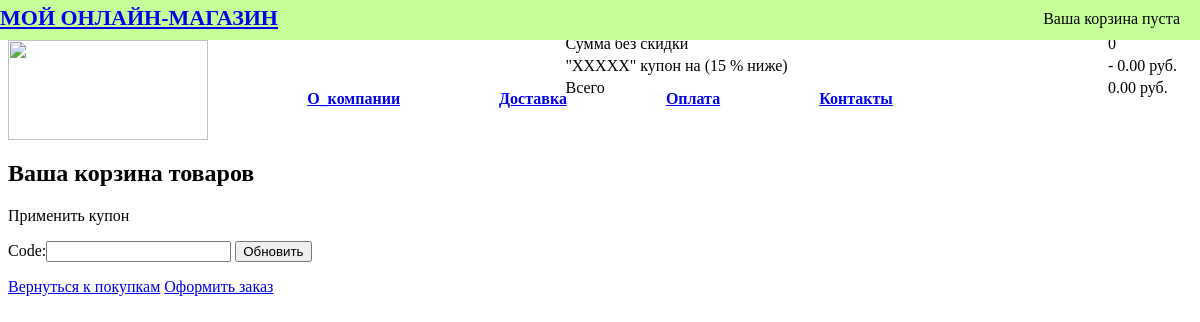
The page /cart/ (signed in) on the database as committed earlier.
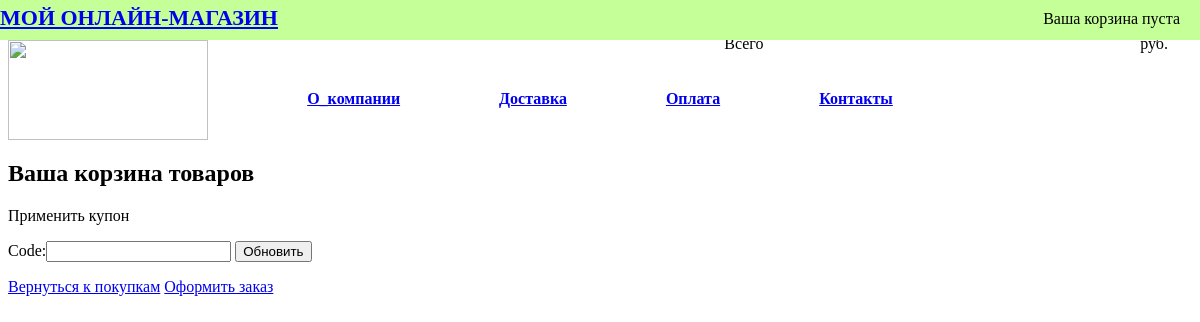
The same page on the database as committed later.
### cupons/models.py (models this page shows, shortened)
class Cupon(models.Model):
    class Meta():
        verbose_name_plural = "Купоны"
        verbose_name = "Купон"
    code = models.CharField(max_length=50, unique=True, verbose_name="Код")
    valid_from = models.DateTimeField()
    valid_to = models.DateTimeField()
    discount = models.IntegerField(validators=[MinValueValidator(0), MaxValueValidator(100)])
    active = models.BooleanField()

### cart/views.py (the view)
def cart_detail(request):
    cart = Cart(request)
    for item in cart:
        item['update_quantity_form'] = CartAddProductForm(
            initial={
                'quantity': item['quantity'],
                'update': True
            })
    cupon_apply_form = CuponApllyForm()
    return render(request, 'cart/detail.html',
                  {'cart': cart, 'cupon_apply_form': cupon_apply_form})

### cupons/forms.py
class CuponApllyForm(forms.Form):
    code = forms.CharField()

### cart/cart.py (called while the page is built)
    def __iter__(self):
        product_ids = self.cart.keys()
        products = Products.objects.filter(id__in=product_ids)
        for product in products:
            self.cart[str(product.id)]['product'] = product
        for item in self.cart.values():
            item['price'] = Decimal(item['price'])
            item['total_price'] = item['price'] * item['quantity']
            yield item

    @property
    def cupon(self):
        if self.cupon_id:
            return Cupon.objects.get(id=self.cupon_id)
        return None

    def get_discount(self):
        if self.cupon:
            return (self.cupon.discount / Decimal('100')) * self.get_total_price()
        return Decimal('0')

    def get_total_price_after_discount(self):
        return self.get_total_price() - self.get_discount()

    def __len__(self):
        return sum(item['quantity'] for item in self.cart.values())

    def get_total_price(self):
        return sum(Decimal(item['price']) * item['quantity'] for item in self.cart.values())

### cart/context_processors.py (called while the page is built)
def cart(request):
    return {'cart': Cart(request)}

### cart/templates/cart/detail.html (shortened to what this page needs)
{% extends "catalog/base.html" %}
{% block content %}
  <h1>Ваша корзина товаров</h1>
  <table class="cart">
    <thead>
      <tr>
        <th>Изображение</th>
        <th>Продукт</th>
        <th>Количество</th>
        <th>Удалить</th>
        <th>Полная цена</th>
        <th>Цена</th>
      </tr>
    </thead>
    <tbody>
      {% if cart.cupon %}
          <tr class="subtotal">
            <td>Сумма без скидки</td>
            <td colspan="4"></td>
            <td>{{ cart.get_total_price }}</td>
          </tr>
          <tr>
            <td>
              "{{ cart.cupon.code }}" купон на ({{ cart.cupon.discount }} % ниже)
            </td>
            <td colspan="4"></td>
            <td class="num discount">- {{ cart.get_discount|floatformat:"2" }} руб.</td>
          </tr>
        {% endif %}
        <tr class="total">
          <td>Всего</td>
          <td colspan="4"></td>
          <td class="num">{{ cart.get_total_price_after_discount|floatformat:"2" }} руб.</td>
        </tr>
    </tbody>
  </table>
    <p>Применить купон</p>
  <form action="{% url "cupon:apply" %}" method="post" class="add">
    {{ cupon_apply_form }}
    <input type="submit" value="Обновить">
  </form>
    <p class="text-right">
    <a href="{% url "catalog:MainCatalog"%}" class="btn">Вернуться к покупкам</a>
    <a href="{% url "orders:OrderCreate" %}" class="btn">Оформить заказ</a>
  </p>
{% endblock %}

Rows that differ between the two databases and show on the page:
removed Cupon: cupon.code "XXXXX", cupon.discount "15", get_discount "0.00", get_total_price_after_discount "0.00"
Other text that changed with them:
{{ cart.get_total_price }}: "0" → (not shown)
text no longer shown: "Сумма без скидки \" \" купон на ( % ниже) - руб."
